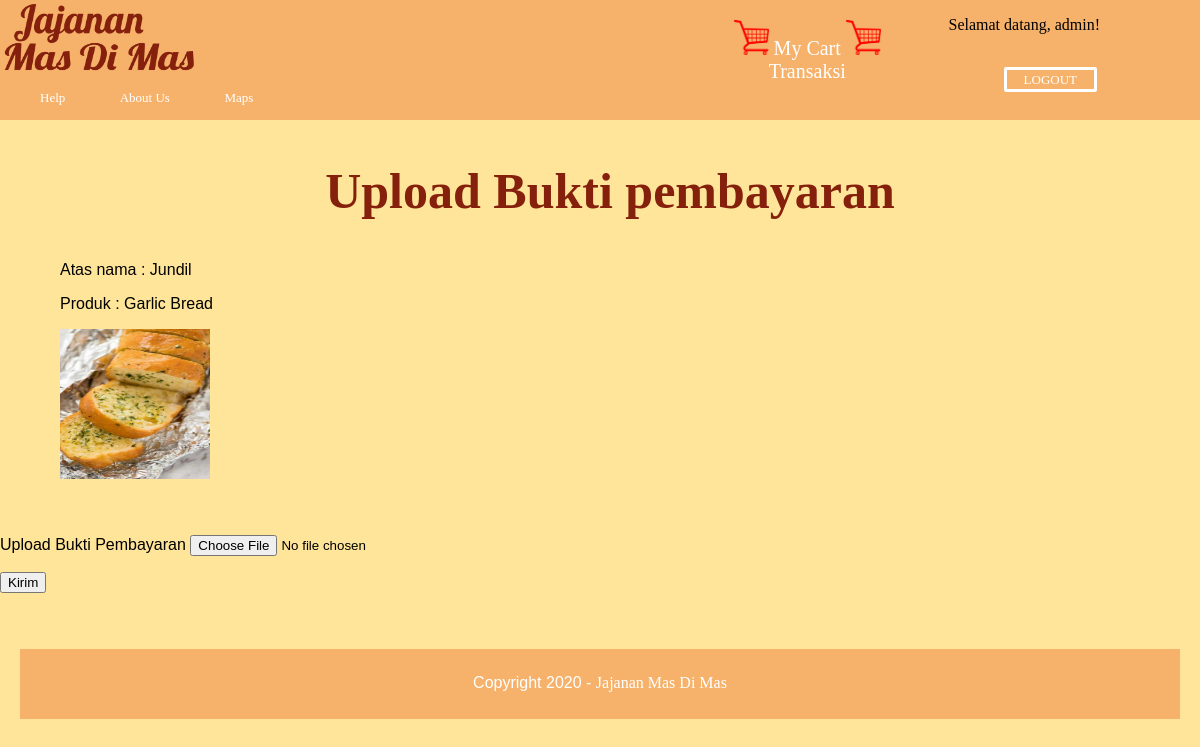
The app's page /uploadbukti.php?id=26 (signed in) with its own data.
### tables this page shows
CREATE TABLE `pembelian` (
  `id_pembelian` int(11) NOT NULL,
  `username` varchar(20) NOT NULL,
  `atasnama` varchar(100) NOT NULL,
  `tanggal` date NOT NULL,
  `pembayaran` varchar(200) NOT NULL,
  `total` int(11) NOT NULL,
  `status` enum('diproses','dikirim','selesai','ditolak') NOT NULL DEFAULT 'diproses',
  `bukti_pembayaran` varchar(100) DEFAULT NULL
);

CREATE TABLE `detail_pembelian` (
  `ud_pembelian` int(11) NOT NULL,
  `id_produk` int(11) NOT NULL,
  `jumlah` int(11) NOT NULL,
  `subtotal` varchar(11) NOT NULL
);

CREATE TABLE `produk` (
  `id_produk` int(10) NOT NULL,
  `nama` varchar(100) NOT NULL,
  `harga` int(10) NOT NULL,
  `gambar` varchar(200) NOT NULL,
  `deskripsi` text NOT NULL
);

### uploadbukti.php (the view, shortened to what this page needs)
<?php
$con = new mysqli("localhost","root","","masdimas");
$username = $_SESSION['username'];
$id = $_GET['id'];
$data = mysqli_query($con, "SELECT id_pembelian, atasnama, username, tanggal, total FROM pembelian WHERE username = '$username' AND id_pembelian = '$id'");
?>
<!DOCTYPE html>
<html>
<head>
	<link rel='stylesheet' href='css/cart.css'>
</head>
<body>
	<div class='header'>
		<a href="home.php" class="custom-logo-link" rel="home" aria-current="page"><img width="200" height="80px" src="gambar/logo.png" class="custom-logo"/></a>
		<div class="menu-header-1">
			<div class="a">
				<ul>
					<p>Selamat datang, <?php echo $_SESSION['username']; ?>!</p>
					<li><a href="logout.php">LOGOUT</a></li>
				</ul>
			</div>
			<div class="c">
				<a href="" class="custom-logo-link" rel="home" aria-current="page"><img width="35" height="35" src="gambar/keranjang.png" class="custom-logo">     My Cart     </a>
                <a href="list-transaksi.php" class="custom-logo-link" rel="home" aria-current="page"><img width="35" height="35" src="gambar/keranjang.png" class="custom-logo">     Transaksi     </a>
			</div>
		</div>
	</div>
	<div class="header-2">
		<div class="menu-header-2">
			<ul>
				<li><a href="help.php">Help</a></li>
				<li><a href="aboutus.php">About Us</a></li>
				<li><a href="map.php">Maps</a></li>
			</ul>
		</div>
	</div>
	<section class='gambar'>
		<div class='container'>
			<h2>Upload Bukti pembayaran</h2>
            <?php while($item = mysqli_fetch_array($data)){ ?>
                <p><label>Atas nama : </label> <?= $item['atasnama'] ?></p>
                <?php
                    $detail = mysqli_query($con, "SELECT * FROM detail_pembelian JOIN produk ON detail_pembelian.id_produk = produk.id_produk WHERE ud_pembelian = '$id'");
                    while($item_detail = mysqli_fetch_array($detail)){
                ?>
                    <p><label>Produk : <?= $item_detail['nama'] ?></label></p>
                    <img src="gambar/<?= $item_detail['gambar'] ?>" alt="<?= $item_detail['gambar'] ?>" width="150px" height="150px">
                <?php } ?>
            <?php } ?>
		</div>
	</section>
	<div class='btn'>
		<br>
		<br>
		<form action="uploadbukti_proses.php" method="post" enctype="multipart/form-data">
            <p><label for="bukti">Upload Bukti Pembayaran</label> <input type="file" name="bukti" id="bukti"></p>
            <input type="submit" value="Kirim">
        </form>
		<br>
		<br>
	</div>
	<div class='footer'>
		<p>Copyright 2020 - <a href=''>Jajanan Mas Di Mas</a></p>
	</div>
</body>
</html>

### css/cart.css (style rules this page uses)
body { background-color: #FFE599; margin: 0; font-family: sans-serif; }
.header { width: 100%; height: 60px; background-color: #F6B26B; }
.menu-header-1 { float: right; height: 60px; width: 40%; border-left: 0px solid; text-align: right; font-family: signika; }
.menu-header-1 .a { border-left: 0px solid; width: 44%; float: right; height: 60px; margin-right: 100px; }
.menu-header-1 .a ul a { font-size: 13px; font-family: Arial Black; font-style: bold; text-decoration: none; color: white; }
.menu-header-1 .a ul li { display: inline-block; position: relative; margin-top: 20px; margin-right: 3px; }
.menu-header-1 .a ul li a { color: white; text-decoration: none; border: 3px solid; border-radius: 2px; padding: 2px 17px 2px 17px; transition: 0.5s ease; }
.menu-header-1 .c { margin-top: 20px; width: 34%; float: right; height: 60px; text-align: center; }
.menu-header-1 .c a { text-decoration: none; color: white; font-size: 20px; font-family: signika; font-style: bold; }
.menu-header-2 { float: right; height: 60px; width: 40%; }
.header-2 { width: 100%; height: 60px; background-color: #F6B26B; }
.header-2 .menu-header-2 { margin-left: 4%; width: 100%; height: 43px; }
.menu-header-2 ul li { display: inline-block; position: relative; list-style-type: none; margin-right: 50px; margin-top: 12px; }
.menu-header-2 ul li a { font-size: 13px; font-family: Arial Black; font-style: bold; text-decoration: none; color: white; }
.gambar { width: 90%; display: grid; grid-template-columns: 1fr; margin:auto; }
.gambar h2 { margin-left: 20px; font-family: Brush Script MT; color: #85200c; font-size: 50px; text-align: center; position: relative; }
.footer { text-align: center; margin: 20px; color: white; background: #F6B26B; height: 70px; }
.footer p { padding-top:25px; }
.footer a { text-decoration: none; color: white; font-style: bold; font-family: signika; }

### records on screen
pembelian: atasnama "Jundil"
detail_pembelian: id_produk.nama "Garlic Bread", id_produk.gambar (picture)

### other values on screen
$_SESSION['username'] "admin"
